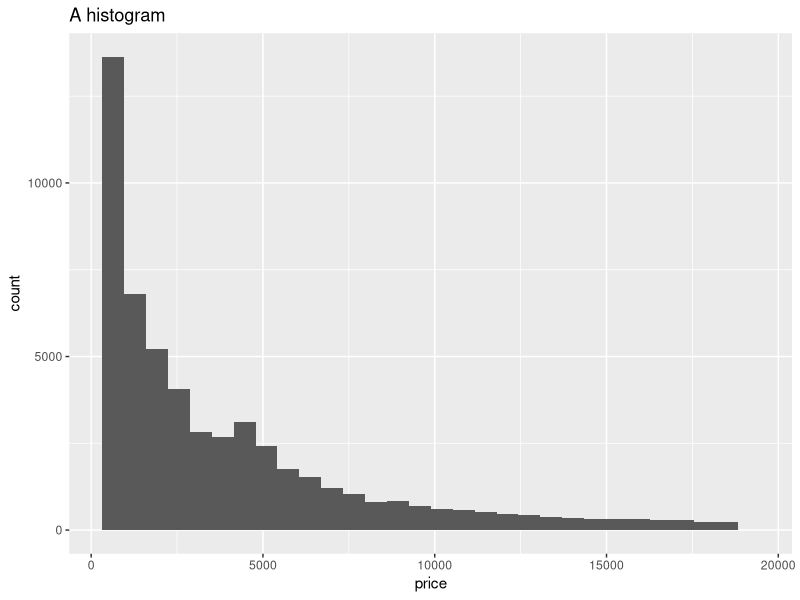

The R script that drew this image:
## ---- chunk 1
library(tidyverse)
5*5
x <- 5*5
## ---- chunk 2
y <- 5*5*5
## ---- chunk 3
x <- 'Hello'
print(x)
## ---- chunk 4
ds <- diamonds
ggplot(ds, aes(x = price)) + geom_histogram() + ggtitle("A histogram")
